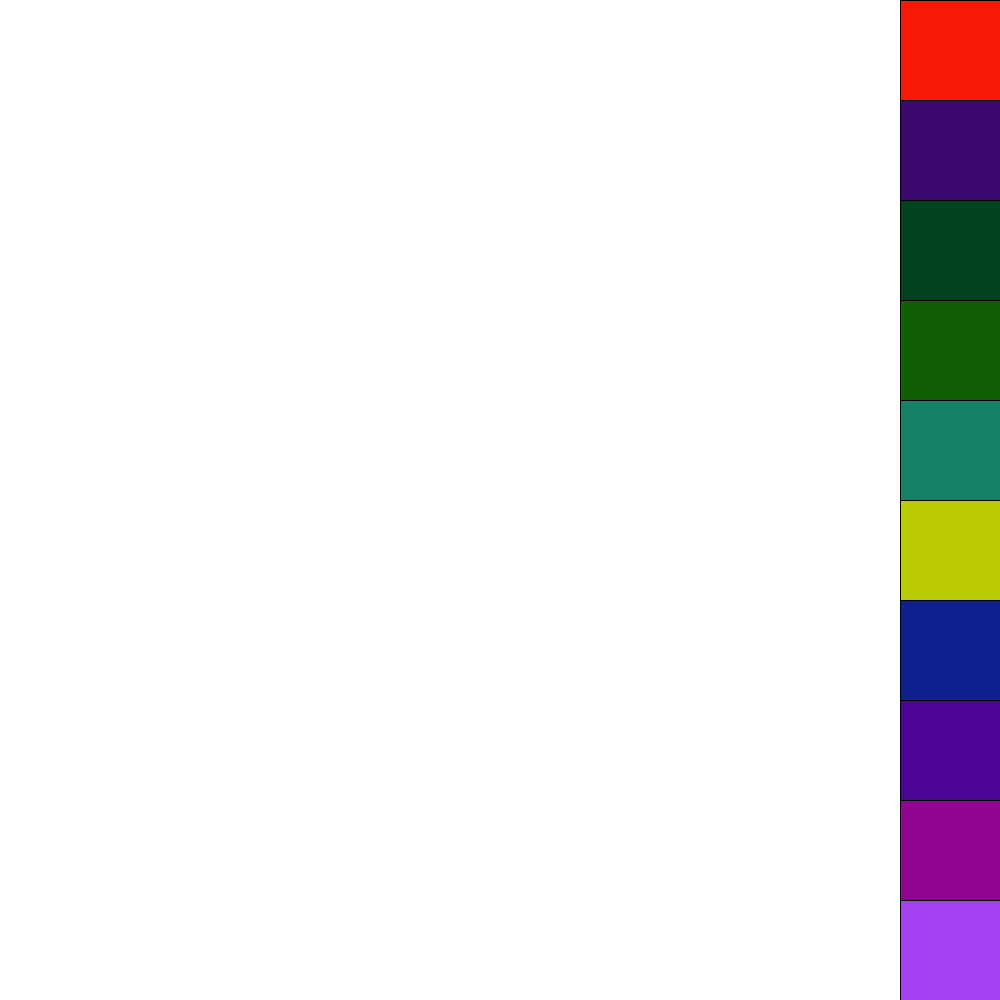
Frame 1 (no input)
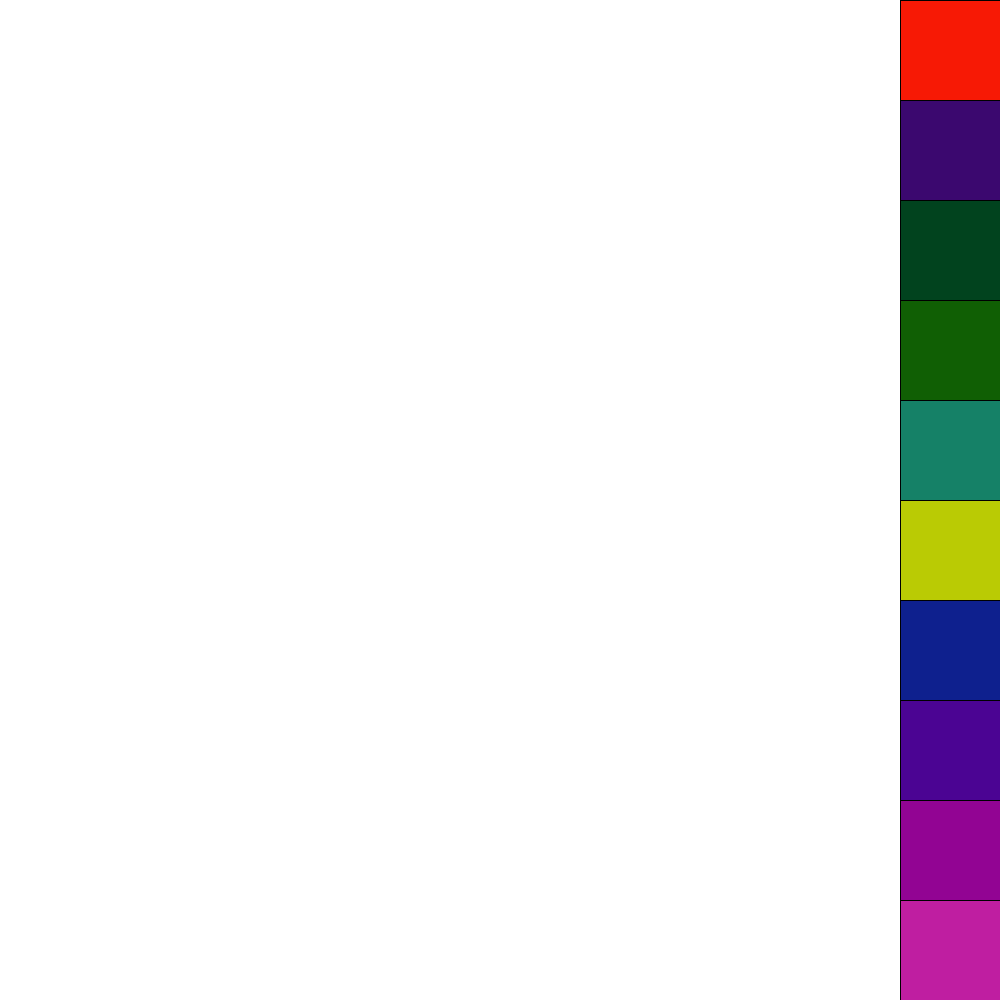
Frame 60 (the mouse pressed at the canvas centre just before this capture)
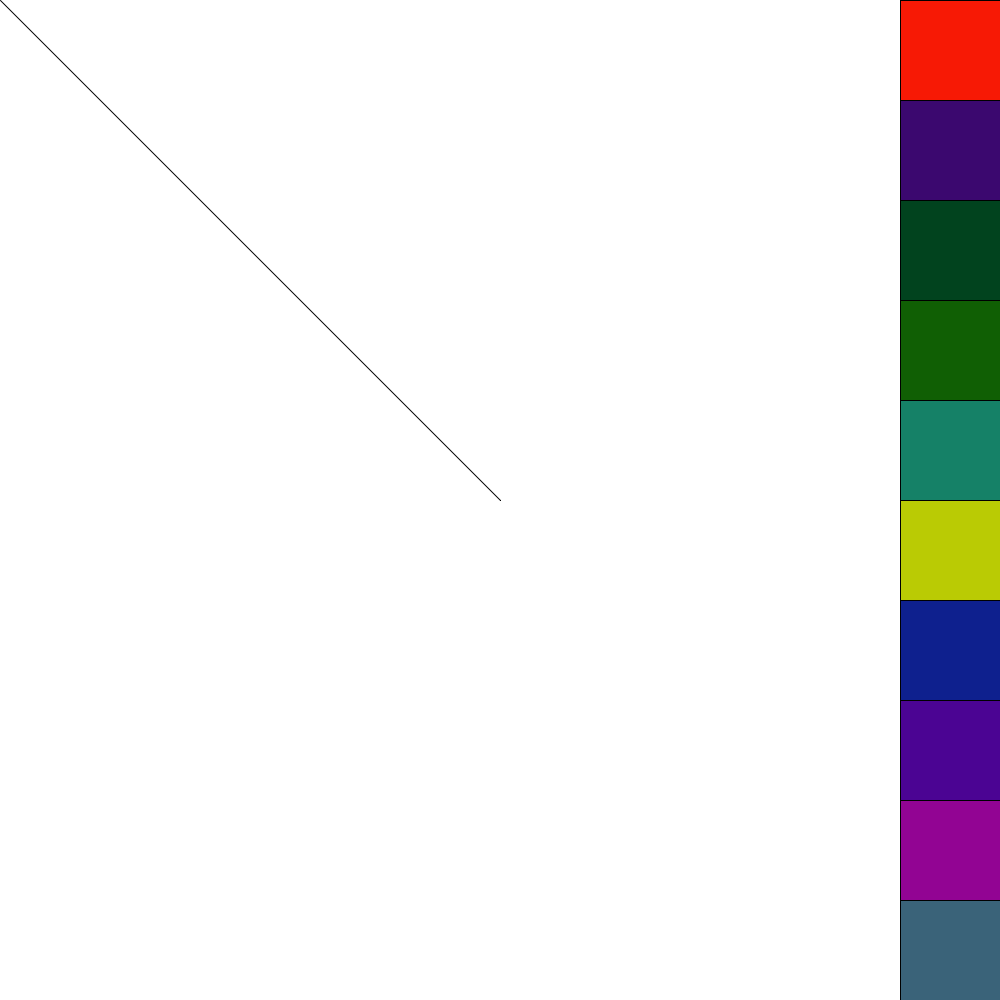
Frame 120 (the mouse held since frame 60 and released just before this capture)

The Processing sketch that drew these frames (run headless with seeded random() and noise(); from frame 60 on, the mouse is pressed at the canvas centre):

// Processing sketch: processing_167995
// ── processing_167995.pde

void setup()
{
  size(1000,1000);
  background(255);
}

void draw(){
  
  fill(#F71905);
  rect(900,0,100,100);
  
  fill(#3B086F);
  rect(900,100,100,100);
  
  fill(#01431E);
  rect(900,200,100,100);
  
  fill(#105F04);
  rect(900,300,100,100);
  
  fill(#158167);
  rect(900,400,100,100);
  
  fill(#BACB04);
  rect(900,500,100,100);
  
  fill(#0E208E);
  rect(900,600,100,100);
  
  fill(#4B0493);
  rect(900,700,100,100);
  
  fill(#920493);
  rect(900,800,100,100);
  
 float b=random(255);
 float g=random(255);
 float r=random(255);
  fill(b,g,r);
  rect(900,900,100,100);
  
  if(mousePressed){
  line(pmouseX,pmouseY,mouseX,mouseY);}
  

if(mouseX>900 && mouseY<100){
  if(mousePressed){
    stroke(#F71905);}}
 
  else if(mouseX>900 && mouseY<200 && mouseY>100){
    if (mousePressed){
    stroke(#3B086F);}}
 
  else if(mouseX>900 && mouseY<300 && mouseY>100){
    if (mousePressed){
    stroke(#01431E);}}
 
   else if(mouseX>900 && mouseY<400 && mouseY>100){
    if (mousePressed){
    stroke(#105F04);}}
 
   else if(mouseX>900 && mouseY<500 && mouseY>100){
    if (mousePressed){
    stroke(#158167);}}
 
  else if(mouseX>900 && mouseY<600 && mouseY>100){
    if (mousePressed){
    stroke(#BACB04);}} 
  
   else if(mouseX>900 && mouseY<700 && mouseY>100){
    if (mousePressed){
    stroke(#0E208E);}}
  
  else if(mouseX>900 && mouseY<800 && mouseY>100){
    if (mousePressed){
    stroke(#4B0493);}} 
   
  else if(mouseX>900 && mouseY<900 && mouseY>100){
    if (mousePressed){
    stroke(#920493);}} 
   
  else if(mouseX>900 && mouseY<1000 && mouseY>100){
    if (mousePressed){
    stroke(b,g,r);}} 
}
